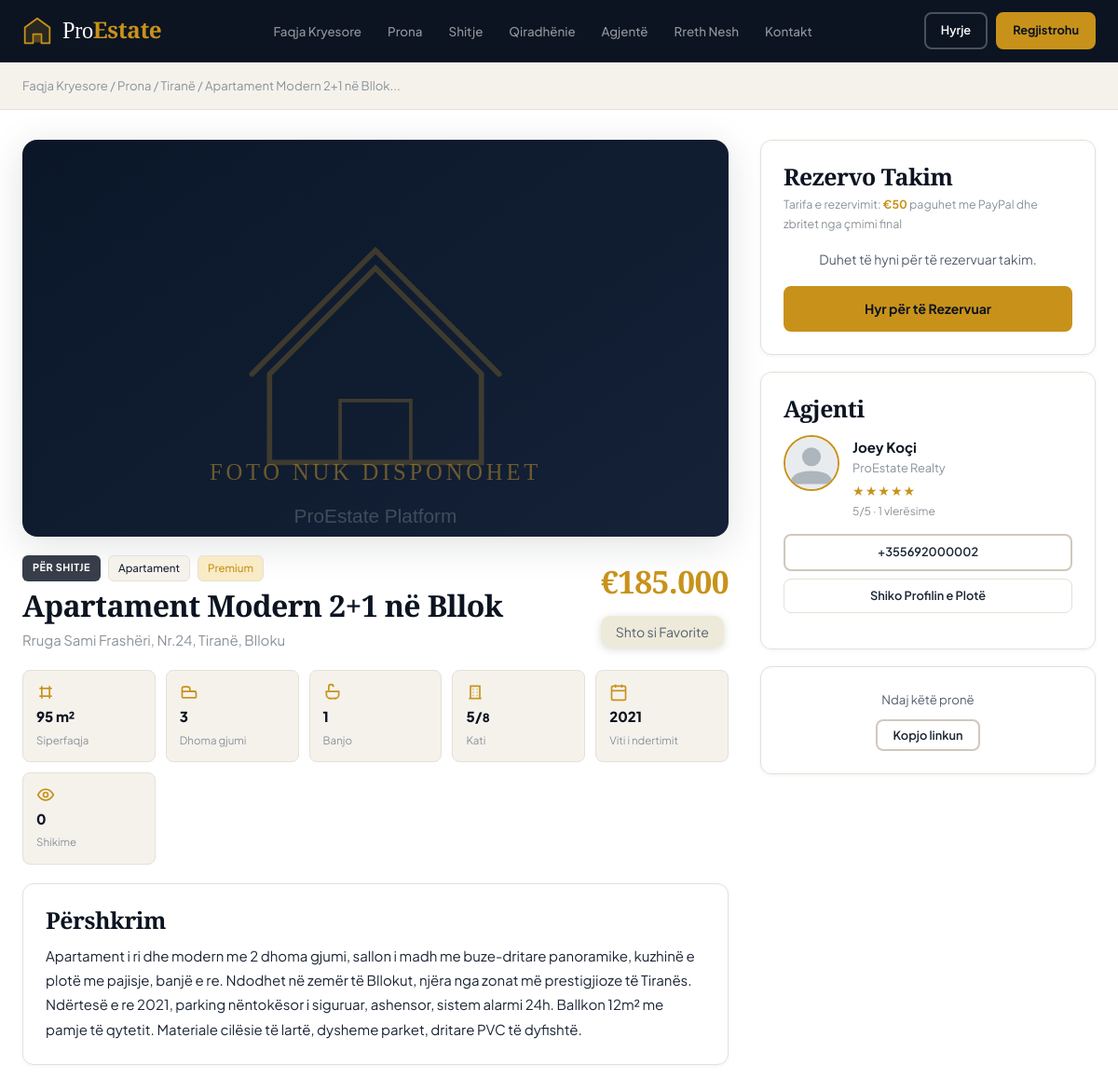
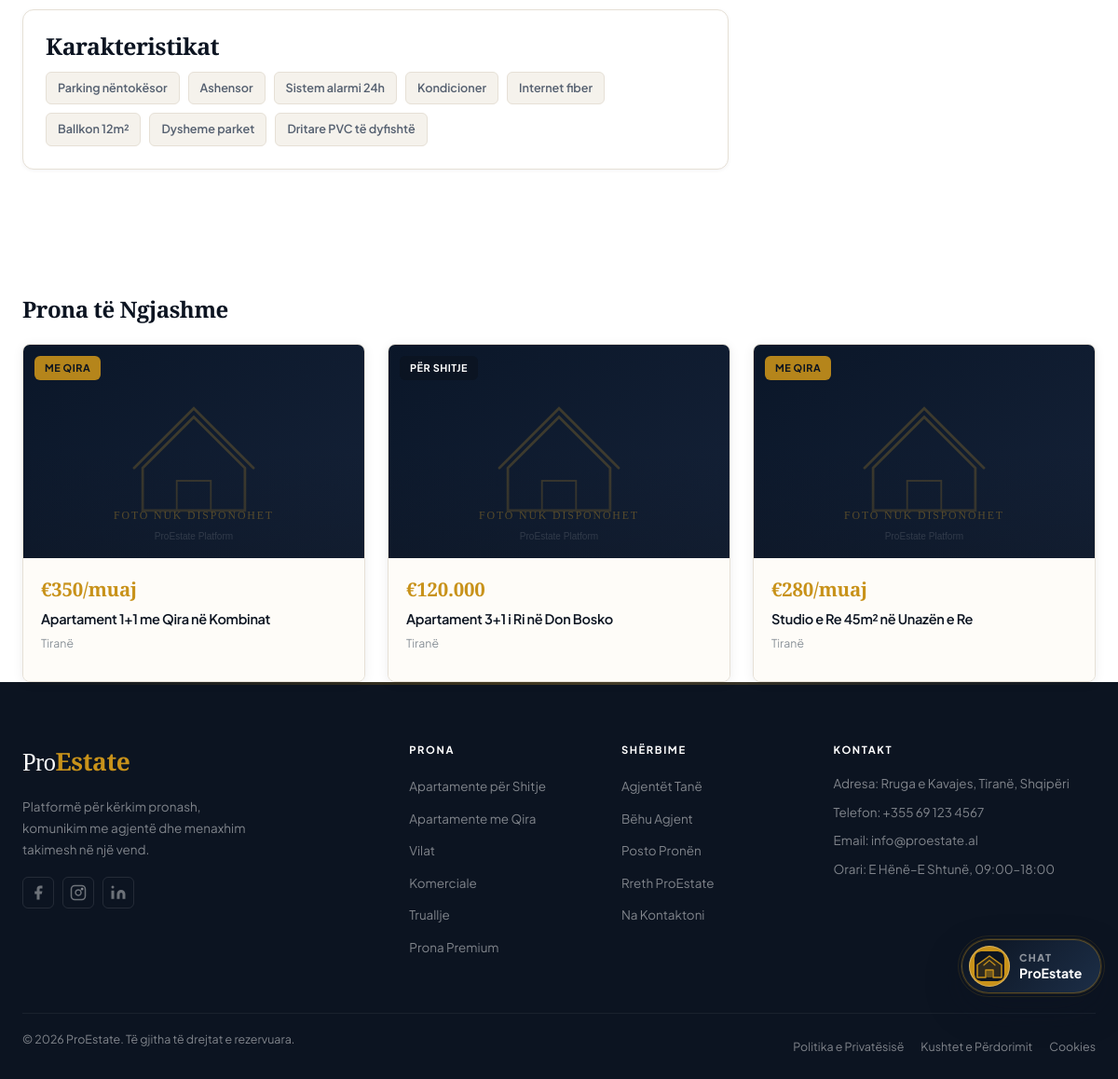
Page /property.php?id=1 on the committed database (2 pictures, top to bottom).
### tables this page shows
CREATE TABLE IF NOT EXISTS `properties` (
  `id`           INT UNSIGNED     NOT NULL AUTO_INCREMENT,
  `title`        VARCHAR(300)     NOT NULL,
  `description`  TEXT             NOT NULL,
  `type`         ENUM('apartment','house','villa','commercial','office','land','garage') NOT NULL,
  `status`       ENUM('for_sale','for_rent','sold','rented') NOT NULL DEFAULT 'for_sale',
  `price`        DECIMAL(12,2)    NOT NULL,
  `price_period` ENUM('total','monthly','yearly') NOT NULL DEFAULT 'total',
  `area`         DECIMAL(10,2)    DEFAULT NULL COMMENT 'm2',
  `rooms`        TINYINT UNSIGNED DEFAULT 0,
  `bathrooms`    TINYINT UNSIGNED DEFAULT 0,
  `floor`        SMALLINT         DEFAULT NULL,
  `total_floors` SMALLINT         DEFAULT NULL,
  `year_built`   SMALLINT         DEFAULT NULL,
  `address`      VARCHAR(500)     NOT NULL,
  `city`         VARCHAR(100)     NOT NULL,
  `neighborhood` VARCHAR(200)     DEFAULT NULL,
  `latitude`     DECIMAL(10,8)    DEFAULT NULL,
  `longitude`    DECIMAL(11,8)    DEFAULT NULL,
  `owner_id`     INT UNSIGNED     NOT NULL,
  `agent_id`     INT UNSIGNED     DEFAULT NULL,
  `is_featured`  TINYINT(1)       NOT NULL DEFAULT 0,
  `is_active`    TINYINT(1)       NOT NULL DEFAULT 1,
  `approval_status` ENUM('pending','approved','rejected') NOT NULL DEFAULT 'approved',
  `is_verified`  TINYINT(1)       NOT NULL DEFAULT 1,
  `approved_at`  DATETIME         DEFAULT NULL,
  `approved_by`  INT UNSIGNED     DEFAULT NULL,
  `views`        INT UNSIGNED     NOT NULL DEFAULT 0,
  `created_at`   TIMESTAMP        NOT NULL DEFAULT CURRENT_TIMESTAMP,
  `updated_at`   TIMESTAMP        NOT NULL DEFAULT CURRENT_TIMESTAMP ON UPDATE CURRENT_TIMESTAMP,
  PRIMARY KEY (`id`),
  KEY `idx_city` (`city`),
  KEY `idx_type` (`type`),
  KEY `idx_status` (`status`),
  KEY `idx_price` (`price`),
  KEY `idx_featured` (`is_featured`),
  KEY `idx_active` (`is_active`),
  KEY `idx_approval` (`approval_status`),
  KEY `idx_verified` (`is_verified`),
  KEY `idx_owner` (`owner_id`),
  KEY `idx_agent` (`agent_id`),
  FULLTEXT KEY `ft_search` (`title`, `description`, `address`, `city`, `neighborhood`),
  CONSTRAINT `fk_prop_owner` FOREIGN KEY (`owner_id`) REFERENCES `users` (`id`) ON DELETE CASCADE,
  CONSTRAINT `fk_prop_agent` FOREIGN KEY (`agent_id`) REFERENCES `users` (`id`) ON DELETE SET NULL,
  CONSTRAINT `fk_prop_approved_by` FOREIGN KEY (`approved_by`) REFERENCES `users` (`id`) ON DELETE SET NULL
);

CREATE TABLE IF NOT EXISTS `property_features` (
  `id`          INT UNSIGNED NOT NULL AUTO_INCREMENT,
  `property_id` INT UNSIGNED NOT NULL,
  `feature`     VARCHAR(200) NOT NULL,
  PRIMARY KEY (`id`),
  KEY `idx_feat_prop` (`property_id`),
  CONSTRAINT `fk_feat_prop` FOREIGN KEY (`property_id`) REFERENCES `properties` (`id`) ON DELETE CASCADE
);

CREATE TABLE IF NOT EXISTS `users` (
  `id`                   INT UNSIGNED     NOT NULL AUTO_INCREMENT,
  `email`                VARCHAR(255)     NOT NULL,
  `password`             VARCHAR(255)     NOT NULL COMMENT 'bcrypt hash',
  `first_name`           VARCHAR(100)     NOT NULL,
  `last_name`            VARCHAR(100)     NOT NULL,
  `phone`                VARCHAR(25)      DEFAULT NULL,
  `gender`               ENUM('female','male','other','unspecified') NOT NULL DEFAULT 'unspecified',
  `role`                 ENUM('admin','agent','owner','client') NOT NULL DEFAULT 'client',
  `avatar`               VARCHAR(255)     DEFAULT NULL,
  `bio`                  TEXT             DEFAULT NULL,
  `agency_name`          VARCHAR(200)     DEFAULT NULL,
  `license_number`       VARCHAR(100)     DEFAULT NULL,
  `city`                 VARCHAR(100)     DEFAULT NULL,
  `is_active`            TINYINT(1)       NOT NULL DEFAULT 1,
  `email_verified`       TINYINT(1)       NOT NULL DEFAULT 0,
  `verification_token`   VARCHAR(64)      DEFAULT NULL,
  `reset_token`          VARCHAR(64)      DEFAULT NULL,
  `reset_token_expires`  DATETIME         DEFAULT NULL,
  `last_login`           DATETIME         DEFAULT NULL,
  `created_at`           TIMESTAMP        NOT NULL DEFAULT CURRENT_TIMESTAMP,
  `updated_at`           TIMESTAMP        NOT NULL DEFAULT CURRENT_TIMESTAMP ON UPDATE CURRENT_TIMESTAMP,
  PRIMARY KEY (`id`),
  UNIQUE KEY `uq_email` (`email`),
  KEY `idx_role` (`role`),
  KEY `idx_active` (`is_active`)
);

### property.php (the view, shortened to what the rows shown need)
<?php
require_once __DIR__ . '/includes/db.php';
require_once __DIR__ . '/includes/security.php';
require_once __DIR__ . '/includes/functions.php';
$id = (int)($_GET['id'] ?? 0);
$prop = db_row(
    "SELECT p.*,
       o.first_name AS owner_first, o.last_name AS owner_last, o.phone AS owner_phone,
       a.id AS ag_id, a.first_name AS ag_first, a.last_name AS ag_last,
       a.phone AS ag_phone, a.email AS ag_email, a.avatar AS ag_avatar,
       a.agency_name, a.bio AS ag_bio, a.license_number,
       COALESCE(AVG(r.rating),0) AS agent_rating,
       COUNT(DISTINCT r.id) AS agent_review_count
     FROM properties p
     LEFT JOIN users o ON o.id = p.owner_id
     LEFT JOIN users a ON a.id = p.agent_id
     LEFT JOIN reviews r ON r.agent_id = a.id
     WHERE p.id = ? AND p.is_active = 1 AND p.approval_status = 'approved'
     GROUP BY p.id",
    [$id]
);
$features  = db_rows("SELECT feature FROM property_features WHERE property_id = ?", [$id]);
$is_fav = false;
$similar = db_rows(
    "SELECT p.*, pi.filename AS primary_img FROM properties p
     LEFT JOIN property_images pi ON pi.property_id = p.id AND pi.is_primary = 1
     WHERE p.city = ? AND p.type = ? AND p.id != ? AND p.is_active = 1 AND p.approval_status='approved'
     ORDER BY p.created_at DESC LIMIT 3",
    [$prop['city'], $prop['type'], $id]
);
$extra_head = '<link rel="stylesheet" href="https://unpkg.com/leaflet@1.9.4/dist/leaflet.css">';
require __DIR__ . '/templates/header.php';
?>
<div class="breadcrumb-bar">
  <div class="container">
    <nav>
      <a href="<?= SITE_URL ?>">Faqja Kryesore</a> /
      <a href="<?= SITE_URL ?>/properties.php">Prona</a> /
      <a href="<?= SITE_URL ?>/properties.php?city=<?= urlencode($prop['city']) ?>"><?= e($prop['city']) ?></a> /
      <span><?= e(mb_substr($prop['title'],0,40)) ?>...</span>
    </nav>
  </div>
</div>
<div class="container">
  <div class="property-detail-layout">
    <div>
      <div class="property-title-row">
        <div>
          <div style="display:flex;gap:8px;margin-bottom:8px;flex-wrap:wrap;">
            <span class="badge badge--<?= $prop['status']==='for_sale'?'sale':($prop['status']==='for_rent'?'rent':'other') ?>"
                  style="position:static;"><?= property_status_label($prop['status']) ?></span>
            <span class="meta-tag"><?= property_type_label($prop['type']) ?></span>
            <?php if ($prop['is_featured']): ?><span class="meta-tag" style="background:var(--gold-pale);color:var(--gold);">Premium</span><?php endif; ?>
          </div>
          <h1><?= e($prop['title']) ?></h1>
          <p style="color:var(--text-3);"><?= e($prop['address']) ?>, <?= e($prop['city']) ?><?= $prop['neighborhood']?', '.e($prop['neighborhood']):'' ?></p>
        </div>
        <div class="property-title-row__price">
          <div class="prop-price-badge"><?= format_price((float)$prop['price'], $prop['price_period']) ?></div>
          <button class="btn-fav <?= $is_fav?'active':'' ?>" data-id="<?= $id ?>"
                  onclick="toggleFav(event,<?= $id ?>)"
                  style="position:static;background:var(--gray-100);width:auto;height:auto;border-radius:var(--radius);padding:8px 16px;margin-top:8px;font-size:.875rem;">
            <?= $is_fav ? 'Në Preferuara' : 'Shto si Favorite' ?>
          </button>
        </div>
      </div>
      <div class="prop-meta-grid">
        <?php if ($prop['area']): ?>
        <div class="prop-meta-item">
          <div class="prop-meta-icon" aria-hidden="true"><svg width="20" height="20" viewBox="0 0 24 24" fill="none" stroke="currentColor" stroke-width="2"><path d="M4 7h16"/><path d="M4 17h16"/><path d="M7 4v16"/><path d="M17 4v16"/></svg></div>
          <div class="prop-meta-value"><?= format_area($prop['area']) ?></div>
          <div class="prop-meta-label">Siperfaqja</div>
        </div>
        <?php endif; ?>
        <?php if ($prop['rooms']): ?>
        <div class="prop-meta-item">
          <div class="prop-meta-icon" aria-hidden="true"><svg width="20" height="20" viewBox="0 0 24 24" fill="none" stroke="currentColor" stroke-width="2"><path d="M3 11V7a2 2 0 0 1 2-2h5a3 3 0 0 1 3 3v3"/><path d="M13 11h6a2 2 0 0 1 2 2v6"/><path d="M3 19v-8h18"/><path d="M3 19h18"/></svg></div>
          <div class="prop-meta-value"><?= $prop['rooms'] ?></div>
          <div class="prop-meta-label">Dhoma gjumi</div>
        </div>
        <?php endif; ?>
        <?php if ($prop['bathrooms']): ?>
        <div class="prop-meta-item">
          <div class="prop-meta-icon" aria-hidden="true"><svg width="20" height="20" viewBox="0 0 24 24" fill="none" stroke="currentColor" stroke-width="2"><path d="M7 10V5a3 3 0 0 1 6 0"/><path d="M4 11h16v4a5 5 0 0 1-5 5H9a5 5 0 0 1-5-5v-4Z"/><path d="M8 21v-2"/><path d="M16 21v-2"/></svg></div>
          <div class="prop-meta-value"><?= $prop['bathrooms'] ?></div>
          <div class="prop-meta-label">Banjo</div>
        </div>
        <?php endif; ?>
        <?php if ($prop['floor'] !== null): ?>
        <div class="prop-meta-item">
          <div class="prop-meta-icon" aria-hidden="true"><svg width="20" height="20" viewBox="0 0 24 24" fill="none" stroke="currentColor" stroke-width="2"><path d="M4 20h16"/><path d="M6 20V4h12v16"/><path d="M9 8h1"/><path d="M14 8h1"/><path d="M9 12h1"/><path d="M14 12h1"/><path d="M9 16h1"/><path d="M14 16h1"/></svg></div>
          <div class="prop-meta-value"><?= $prop['floor'] ?>/<small><?= $prop['total_floors'] ?></small></div>
          <div class="prop-meta-label">Kati</div>
        </div>
        <?php endif; ?>
        <?php if ($prop['year_built']): ?>
        <div class="prop-meta-item">
          <div class="prop-meta-icon" aria-hidden="true"><svg width="20" height="20" viewBox="0 0 24 24" fill="none" stroke="currentColor" stroke-width="2"><rect x="3" y="4" width="18" height="18" rx="2"/><path d="M16 2v4"/><path d="M8 2v4"/><path d="M3 10h18"/></svg></div>
          <div class="prop-meta-value"><?= $prop['year_built'] ?></div>
          <div class="prop-meta-label">Viti i ndertimit</div>
        </div>
        <?php endif; ?>
        <div class="prop-meta-item">
          <div class="prop-meta-icon" aria-hidden="true"><svg width="20" height="20" viewBox="0 0 24 24" fill="none" stroke="currentColor" stroke-width="2"><path d="M2 12s4-7 10-7 10 7 10 7-4 7-10 7-10-7-10-7Z"/><circle cx="12" cy="12" r="3"/></svg></div>
          <div class="prop-meta-value"><?= $prop['views'] ?></div>
          <div class="prop-meta-label">Shikime</div>
        </div>
      </div>
      <div class="card card-body" style="margin-bottom:24px;">
        <h3 style="margin-bottom:12px;">Përshkrim</h3>
        <div style="color:var(--gray-700);line-height:1.75;white-space:pre-line;"><?= nl2br(e($prop['description'])) ?></div>
      </div>
      <?php if (!empty($features)): ?>
      <div class="card card-body" style="margin-bottom:24px;">
        <div class="prop-features">
          <?php foreach ($features as $f): ?>
          <span class="prop-feature"><?= e($f['feature']) ?></span>
          <?php endforeach; ?>
        </div>
      </div>
      <?php endif; ?>
    </div>
    <div class="property-sidebar">
      <?php if ($prop['ag_id']): ?>
      <div class="card card-body">
        <h3 style="margin-bottom:14px;">Agjenti</h3>
        <div style="display:flex;gap:14px;align-items:flex-start;margin-bottom:14px;">
          <img src="<?= get_avatar_url($prop['ag_avatar']) ?>" alt="<?= e($prop['ag_first']) ?>"
               style="width:60px;height:60px;border-radius:50%;object-fit:cover;border:2px solid var(--gold);flex-shrink:0;">
          <div>
            <div style="font-weight:700;color:var(--navy);"><?= e($prop['ag_first'].' '.$prop['ag_last']) ?></div>
            <div style="font-size:.8rem;color:var(--gray-500);"><?= e($prop['agency_name'] ?? 'ProEstate') ?></div>
            <?= render_stars((float)$prop['agent_rating']) ?>
            <div style="font-size:.75rem;color:var(--gray-500);"><?= round((float)$prop['agent_rating'],1) ?>/5 · <?= $prop['agent_review_count'] ?> vlerësime</div>
          </div>
        </div>
        <div style="display:flex;flex-direction:column;gap:8px;margin-bottom:14px;">
          <?php if ($prop['ag_phone']): ?>
          <a href="tel:<?= e($prop['ag_phone']) ?>" class="btn btn--outline-navy btn--sm">
            <?= e($prop['ag_phone']) ?>
          </a>
          <?php endif; ?>
          <a href="<?= SITE_URL ?>/agent.php?id=<?= $prop['ag_id'] ?>" class="btn btn--sm" style="border:1px solid var(--gray-200);color:var(--gray-700);">
            Shiko Profilin e Plotë
          </a>
        </div>
      </div>
      <?php endif; ?>
    </div>
  </div>
  <?php if (!empty($similar)): ?>
  <div style="margin-top:48px;">
    <h2 style="margin-bottom:24px;font-size:1.5rem;">Prona të Ngjashme</h2>
    <div class="properties-grid">
      <?php foreach ($similar as $s):
        $simg  = $s['primary_img'] ? SITE_URL.'/uploads/properties/'.$s['primary_img'] : SITE_URL.'/assets/images/property-placeholder.svg';
        $scode = $s['status']==='for_sale'?'sale':'rent';
      ?>
      <div class="property-card">
        <a href="<?= SITE_URL ?>/property.php?id=<?= $s['id'] ?>" class="property-card__img-wrap">
          <img src="<?= e($simg) ?>" alt="<?= e($s['title']) ?>" loading="lazy">
          <span class="badge badge--<?= $scode ?>"><?= property_status_label($s['status']) ?></span>
        </a>
        <div class="property-card__body">
          <div class="property-card__price"><?= format_price((float)$s['price'],$s['price_period']) ?></div>
          <h3 class="property-card__title"><a href="<?= SITE_URL ?>/property.php?id=<?= $s['id'] ?>"><?= e($s['title']) ?></a></h3>
          <div class="property-card__location"><?= e($s['city']) ?></div>
        </div>
      </div>
      <?php endforeach; ?>
    </div>
  </div>
  <?php endif; ?>
</div>
<?php require __DIR__ . '/templates/footer.php'; ?>

### rows in the picture
properties: city "Tiranë", title "Apartament Modern 2+1 në Bllok", status "PËR SHITJE", type "Apartament", address "Rruga Sami Frashëri, Nr.24", neighborhood "Blloku", price+price_period "€185.000", area "95 m²", rooms "3", bathrooms "1", floor "5", total_floors "8", year_built "2021", views "0", description "Apartament i ri dhe modern me 2 dhoma gjumi, sallon i madh me buze-dritare panoramike, kuzhinë e plotë me pajisje, banjë e re. Ndodhet në zemër të Bllokut, njëra nga zonat më prestigjioze të Tiranës. Ndërtesë e re 2021, parking nëntokësor i siguruar, ashensor, sistem alarmi 24h. Ballkon 12m² me pamje të qytetit. Materiale cilësie të lartë, dysheme parket, dritare PVC të dyfishtë.", agent.last_name "Joey Koçi", agent.agency_name "ProEstate Realty", agent.phone "+355692000002"
property_features: feature "Parking nëntokësor"
property_features: feature "Ashensor"
property_features: feature "Sistem alarmi 24h"
property_features: feature "Kondicioner"
property_features: feature "Internet fiber"
property_features: feature "Ballkon 12m²"
property_features: feature "Dysheme parket"
property_features: feature "Dritare PVC të dyfishtë"
properties: status "ME QIRA", format_price((float)$s['price'],$s['price_period']) "€350/muaj", title "Apartament 1+1 me Qira në Kombinat", city "Tiranë"
properties: status "PËR SHITJE", format_price((float)$s['price'],$s['price_period']) "€120.000", title "Apartament 3+1 i Ri në Don Bosko", city "Tiranë"
properties: status "ME QIRA", format_price((float)$s['price'],$s['price_period']) "€280/muaj", title "Studio e Re 45m² në Unazën e Re", city "Tiranë"

### other values in the picture
PAYPAL_RESERVATION_FEE "50"
$prop['agent_rating'] "5"
$prop['agent_review_count'] "1"
SITE_ADDRESS "Rruga e Kavajes, Tiranë, Shqipëri"
SITE_PHONE "+355 69 123 4567"
SITE_EMAIL "info@proestate.al"
SITE_NAME "ProEstate"
